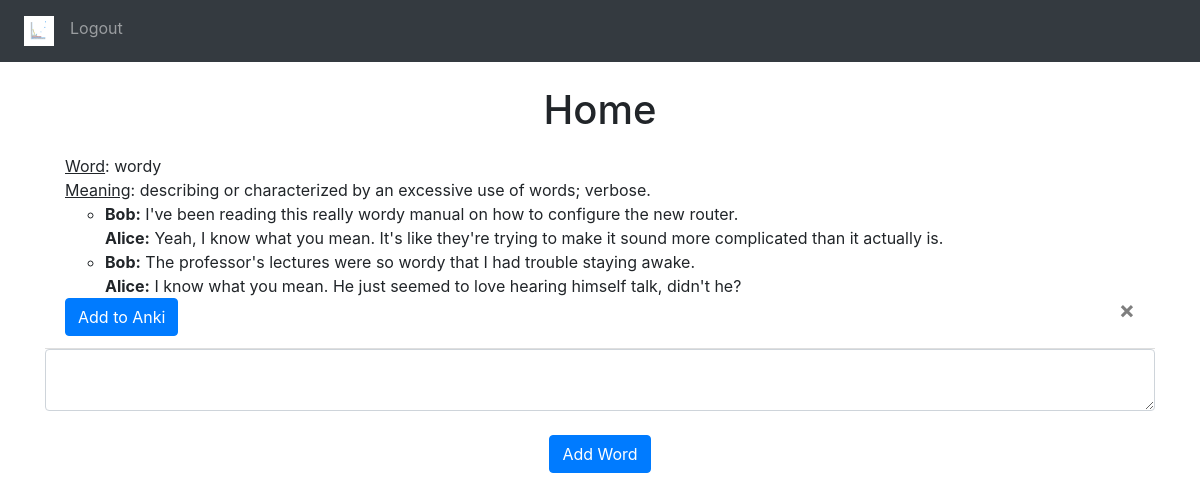
Screenshot of / (signed in) with the database file from the repository.
### website/models.py (models this page shows)
class Word(db.Model):
    id = db.Column(db.Integer, primary_key=True) # has autoincrement (default)
    data = db.Column(db.String(config.MAX_LEN_WORD))
    date = db.Column(db.DateTime(timezone=True), default=func.now())
    user_id = db.Column(db.Integer, db.ForeignKey('user.id'))
    word_info = db.Column(JSON)
    card_notes = db.Column(JSON)

### website/views.py (the view, shortened to what this page needs)
@views.route('/', methods=['GET', 'POST'])
@login_required
def home():
    return render_template("home.html", user=current_user)

### website/__init__.py (called while the page is built)
def create_app():
    app = Flask(__name__)
    app.config['SECRET_KEY'] = 'huasduofhaosudfhas' #TODO how to NOT disclose this private key
    app.config['SQLALCHEMY_DATABASE_URI'] = f'sqlite:///{DB_NAME}'
    db.init_app(app)
    from .views import views
    from .authn import authn
    app.register_blueprint(views, url_prefix='/')
    app.register_blueprint(authn, url_prefix='/')
    from .models import User, Word
    create_database(app)
    login_manager = LoginManager()
    login_manager.login_view = 'authn.login' # where users go if NOT loged-in
    login_manager.init_app(app)
    @login_manager.user_loader
    def load_user(id):
        return User.query.get(int(id)) # "int()" because we used the primary key as an Integer
    return app

### website/templates/home.html (shortened to what this page needs)
{% extends "base.html" %}
{% block content %}
    <br/>
    <h1 align="center">Home</h1>
    <ul class="list-group list-group-flush" id="words">
        {% for word in user.words %}
            <li class="list-group-item">
                <u>Word</u>: {{ word.data }}
                <br>
                <u>Meaning</u>: {{ word.word_info.definition }}
                <br>
                <ul>
                    {% for sentence in word.word_info.dialog %}
                        <li>
                            <strong>Bob:</strong> {{ sentence.person1 }}
                            <br>
                            <strong>Alice:</strong> {{ sentence.person2 }}
                            <br>
                        </li>
                    {% endfor %}
                </ul>
                <button type="button" class="close" onClick="deleteWord({{ word.id }})">
                    <span aria-hidden="true">&times;</span>
                </button>
                <button type="button" class="btn btn-primary" onClick="addCardToAnki({{ word.id }})">
                    Add to Anki
                </button>
            </li>
        {% endfor %}
    </ul>
    <form id="addWordForm" method="POST">
        <textarea name="word" id="word" class="form-control"></textarea>
        <br />
        <div align="center">
            <button type="submit" class="btn btn-primary">Add Word</button>
        </div>
    </form>
{% endblock %}

### website/templates/base.html (shortened to what this page needs)
<!DOCTYPE html>
<html>
  <head>
    <link
      rel="stylesheet"
      href="https://stackpath.bootstrapcdn.com/bootstrap/4.4.1/css/bootstrap.min.css"
    />
    <link
      rel="stylesheet"
      href="https://stackpath.bootstrapcdn.com/font-awesome/4.7.0/css/font-awesome.min.css"
    />
  </head>
  <body>
    <nav class="navbar navbar-expand-lg navbar-dark bg-dark">
      <div class="collapse navbar-collapse" id="navbar">
        <div class="navbar-nav">
          {% if user.is_authenticated %}
            <a class="nav-item nav-link" id="home" href="/">
              <img src="../static/logo-lexigraph-3.png" alt="Home" style="height: 30px; width: 30px;">
            </a>
            <a class="nav-item nav-link" id="logout" href="/logout">Logout</a>
          {% else %}
            <a class="nav-item nav-link" id="login" href="/login">Login</a>
            <a class="nav-item nav-link" id="signUp" href="/sign-up">Sign Up</a>
          {% endif %}
        </div>
      </div>
    </nav>
    <div class="container">
      {% block content %}
      {% endblock %}
    </div>
  </body>
</html>

### rows the page displays
Word: data "wordy", word_info.definition "describing or characterized by an excessive use of words; verbose.", person1 "I've been reading this really wordy manual on how to configure the new router." "The professor's lectures were so wordy that I had trouble staying awake.", person2 "Yeah, I know what you mean. It's like they're trying to make it sound more complicated than it actually is." "I know what you mean. He just seemed to love hearing himself talk, didn't he?"
